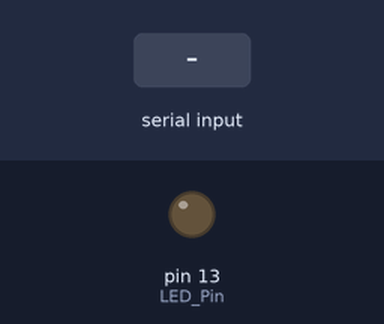
Recording of a sketch running on a simulated Arduino Uno, built with avr-gcc and run on an emulated ATmega328P. On the bench: output pins drawn as LEDs (lit = HIGH). The inputs (shaded band) are chosen by the test bench. What the sketch prints to the serial monitor is not drawn.

Above: at 1.2 s.
1.3 s: "Y" received over Serial
At 2.1 s:
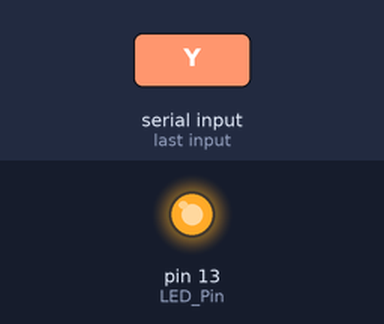
Timing chart, 0 to 4.3 s (numbered marks = the images above; inputs shaded):
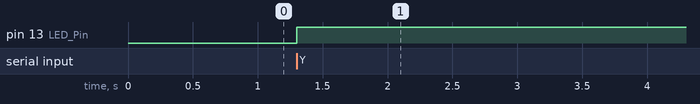

Measured:
- after the input at 1.3 s, pin 13 (LED_Pin): LOW → HIGH at once

The sketch:

String_reserve.ino
```cpp
//R_Uno_TXTR
int LED_Pin = 13;
void setup() {
  // put your setup code here, to run once:
  pinMode(LED_Pin,OUTPUT);
  Serial.begin(9600);
  Serial.println("COM13 is start");
}
void loop() {
  // put your main code here, to run repeatedly:
  while(!Serial.available()){}
    if(Serial.read()=='Y'){
    LED_blink();
    LED_blink();
  }
  Serial.write('Y');
}
void LED_blink(){
  digitalWrite(LED_Pin,HIGH);
  delay(2000);
  digitalWrite(LED_Pin,HIGH);
  delay(2000);
}
```
